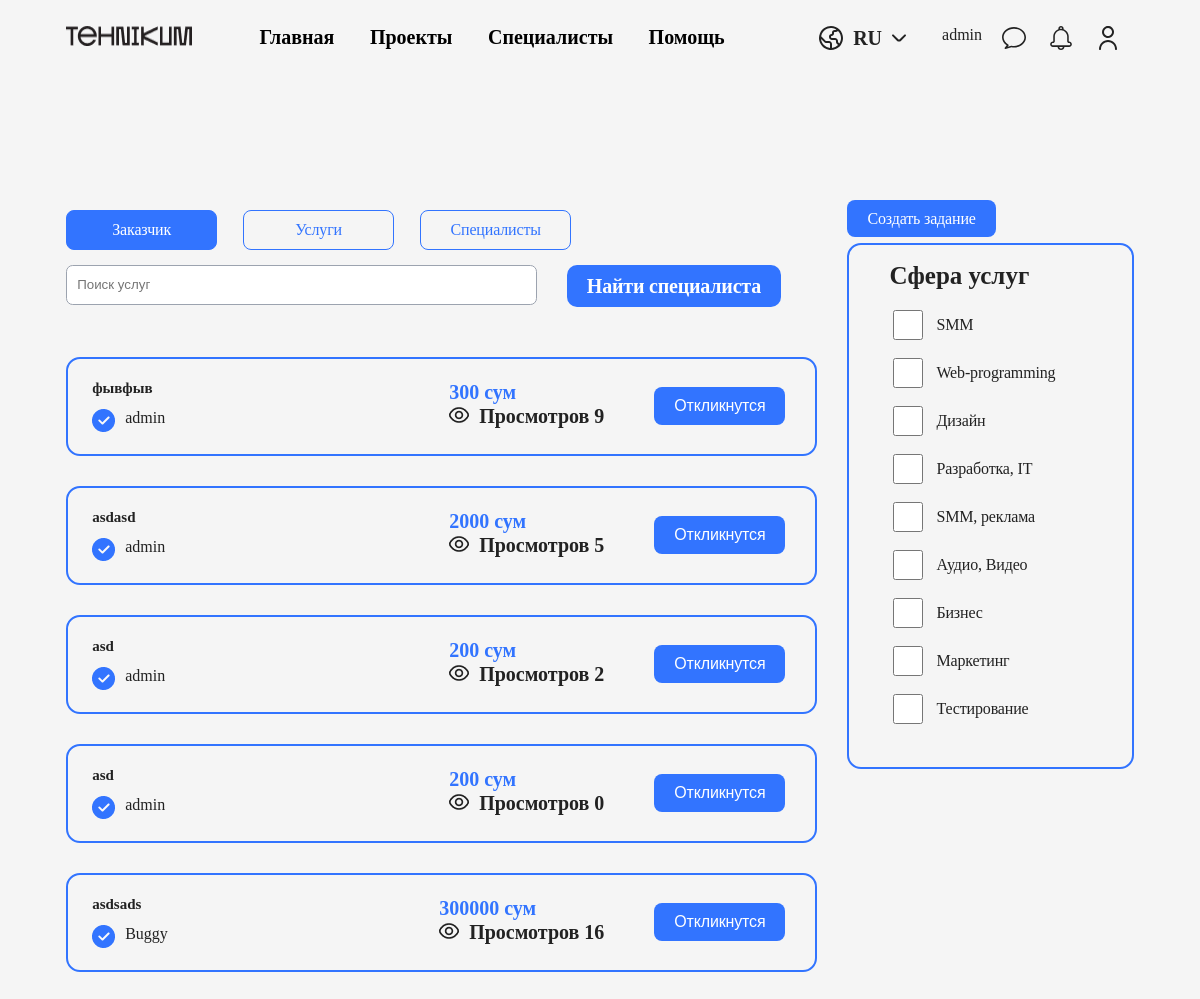
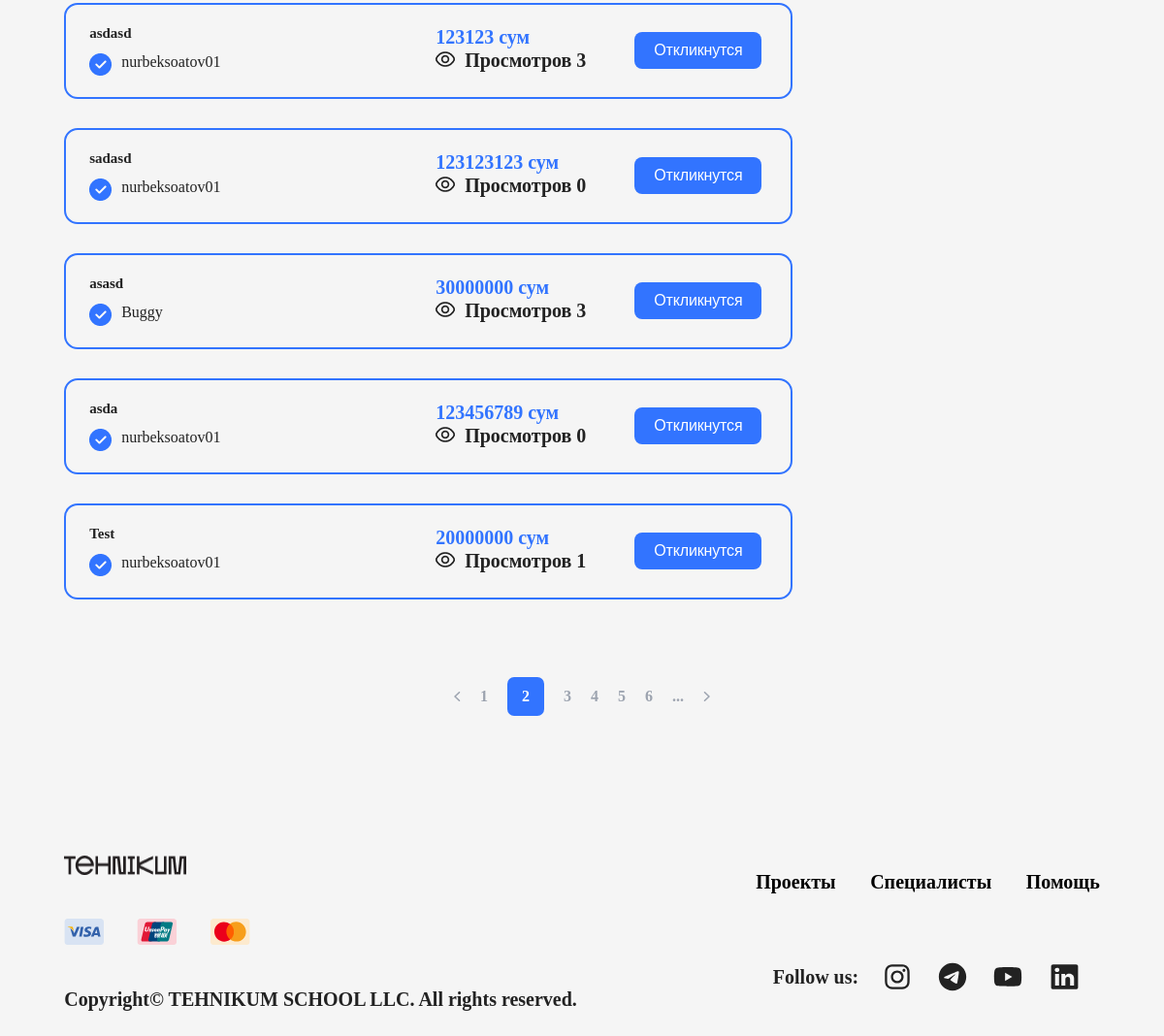
Screenshot of /projects/ (signed in) with the database file from the repository (2 pictures, top to bottom).
### mainapp/models.py (models this page shows, shortened)
class CustomUser(AbstractUser):
    user_type_id = models.ForeignKey(UserType, verbose_name=(
        "user_type"), on_delete=models.CASCADE, blank=True, null=True)
    date_of_birth = models.DateField(null=True, blank=True)
    phone_number1 = models.CharField(max_length=20, null=True, blank=True)
    phone_number2 = models.CharField(max_length=20, null=True, blank=True)
    image = models.ImageField(
        upload_to=f'users/profile_image', null=True, blank=True, default='')
    country = models.CharField(max_length=100, null=True, blank=True)
    city = models.CharField(max_length=100, null=True, blank=True)
    rating = models.DecimalField(
        max_digits=2, decimal_places=0, null=True, blank=True)
    about = models.TextField(null=True, blank=True)
    personal_info = models.TextField(null=True, blank=True)
    experience = models.ManyToManyField(Experience, blank=True, null=True)
    experience_years = models.IntegerField(null=True, blank=True)
    skills = models.ManyToManyField(
        Skills, verbose_name=("skills"), blank=True, null=True)
    specialization = models.CharField(
        ("specialization"), max_length=100, null=True, blank=True)
    minimal_price = models.DecimalField(
        max_digits=10, decimal_places=0, null=True, blank=True)
    languages = models.TextField(("languages"), blank=True, null=True)
    education = models.TextField(("education"), blank=True, null=True)
    awards = models.TextField(("awards"), blank=True, null=True)
    service_info = models.TextField(("service_info"), blank=True, null=True)
    service_image1 = models.ImageField(
        verbose_name='service_image1', upload_to=f'users/service_images', null=True, blank=True)
    service_image2 = models.ImageField(
        verbose_name='service_image1', upload_to=f'users/service_images', null=True, blank=True)
    service_image3 = models.ImageField(
        verbose_name='service_image1', upload_to=f'users/service_images', null=True, blank=True)
    service_image4 = models.ImageField(
        verbose_name='service_image1', upload_to=f'users/service_images', null=True, blank=True)
    service_image5 = models.ImageField(
        verbose_name='service_image1', upload_to=f'users/service_images', null=True, blank=True)

class Order(models.Model):
    choices = (
        ('pending', 'Ожидание исполнения'),
        ('in_progress', 'В процессе'),
        ('completed', 'Завершено'),
        ('canceled', 'Отменено'),
    )
    budget_types = (
        ('fixed', 'Фиксированная'),
        ('hourly', 'Почасовая'),
    )
    budget_currency = (
        ('usd', 'USD'),
        ('eur', 'EUR'),
        ('rub', 'RUB'),
        ('uzs', 'UZS')
    )
    title = models.CharField(max_length=255)
    description = models.TextField()
    owner = models.ForeignKey(CustomUser, on_delete=models.CASCADE)
    freelancer = models.ForeignKey(
        CustomUser, on_delete=models.CASCADE, related_name='freelancer', null=True, blank=True)
    category = models.ForeignKey(Category, on_delete=models.CASCADE)
    budget = models.DecimalField(max_digits=10, decimal_places=0)
    budget_currency = models.CharField(
        'currency', max_length=3, choices=budget_currency)
    budget_type = models.CharField(
        'budget_type', max_length=10, choices=budget_types)
    views = models.IntegerField(default=0)
    deadline = models.DateField()
    required_skills = models.CharField(("required skills"), max_length=255)
    country = models.CharField(
        'country', max_length=100, null=True, blank=True)
    city = models.CharField('city', max_length=100, null=True, blank=True)
    status = models.CharField(
        max_length=255, choices=choices, default='pending')
    is_published = models.BooleanField(("published"), default=True)
    created_at = models.DateTimeField(auto_now_add=True)
    updated_at = models.DateTimeField(auto_now=True)
    class Meta:
        ordering = ['-created_at']

class Category(models.Model):
    name = models.CharField(max_length=255)
    subtitle = models.CharField(("subtitle"), max_length=255)
    picture = models.ImageField(
        'picture', upload_to=f'users/service_images', null=True)
    class Meta:
        verbose_name = 'Category'
        verbose_name_plural = 'Categories'

### mainapp/views.py (the view)
# urls.py: path('projects/', project_page, name='projects'),
@login_required(login_url='login')
def project_page(request):
    orders = Order.objects.filter(status='pending')
    paginator = Paginator(orders, 10)
    page = request.GET.get('page')
    try:
        orders = paginator.page(page)
    except PageNotAnInteger:
        orders = paginator.page(1)
    if request.GET.get('query'):
        query = request.GET.get('query')
        orders = Order.objects.filter(
            Q(title__icontains=query) | Q(description__icontains=query))
    try:
        selected_categories = request.GET.getlist('category')
    except:
        pass
    if selected_categories:
        orders = Order.objects.filter(
            Q(category__name__in=selected_categories) & Q(status='pending'))
    catefories = Category.objects.all()
    context = {
        'orders': orders,
        'categories': catefories
    }
    return render(request, 'project__orders.html', context)

### templates/project__orders.html (shortened to what this page needs)
{% extends 'base.html' %}
{% load static %}
{% block content %}
<section class="twoBlocks__projects">
  <div class="leftBlock__projects">
    <div class="buttonsBlock__projects">
      <a class="primary activeBtn" href="{% url 'projects' %}">Заказчик</a>
      <a class="primary" href="{% url 'services' %}">Услуги</a>
      <a class="primary" href="./project__specialists.html">Специалисты</a>
    </div>
    <div class="inputBlock__projects">
      <div class="search">
        <input type="text" placeholder="Поиск услуг">
        <span class="secondary">Найти специалиста</span>
      </div>
    </div>
    <div class="ordersBlock__projects">
      {% for i in orders %}
      <div class="orderAllBlock">
        <div class="orderBlock">
          <div class="left__orderBlock">
            <h5>{{i.title}}</h5>
            <div class="nameLogo__orderBlock">
              <div class="logo__orderBlock">
                <img src="{% static 'img/Vertical container (1).png' %}" alt="">
              </div>
              <div class="name__orderBlock">{{i.owner.username}}</div>
            </div>
          </div>
          <div class="right__orderBlock">
            <div class="moneyBtn__orderBlock">
              <div class="money__orderBlock">
                <span>{{i.budget}} сум</span>
                <div class="views__orderBlock">
                  <div class="eyeLogo__orderBlock">
                    <img src="./img/fi-rr-eye (1).png" alt="">
                  </div>
                  <span>Просмотров {{i.views}}</span>
                </div>
              </div>
              <div class="btn__orderBlock">
                <a href="./targetedAdvertisingOne.html"><input class="secondary" type="submit" value="Откликнутся"></a>
              </div>
            </div>
          </div>
        </div>
      </div>
      {% endfor %}
    </div>
  </div>
  <div class="rightBlock__projects">
    <div class="btn__orderBlock">
      <a class="secondary" href="./add__t__task.html">Создать задание</a>
    </div>
    <div class="services">
      <h4>Сфера услуг</h4>
      <form action="" class="form__services">
        {% for i in categories %}
        <label for="">
          <input type="checkbox">
          {{i.name}}
        </label>
        {% endfor %}
      </form>
    </div>
  </div>
</section>
<div class="pageNumbers__projects">
  <a href="#"><img src="./img/Group 11.svg" alt=""></a>
  <a href="#">1</a>
  <a class="activeNumber__projects" href="#">2</a>
  <a href="#">3</a>
  <a href="#">4</a>
  <a href="#">5</a>
  <a href="#">6</a>
  <a href="#">...</a>
  <a href="#"><img src="./img/Group 16.svg" alt=""></a>
</div>
{% endblock content %}

### templates/base.html (shortened to what this page needs)
{% load static %}
<!DOCTYPE html>
<html lang="en">
	<head>
		<link rel="stylesheet" href="{% static 'css/style.css' %}" />
	</head>
	<body>
		<header>
			<div class="headerLeft">
				<img src="{% static 'img/logo.png' %}" alt="" />
				<div class="pages">
					<a href="{% url 'index' %}"><span>Главная</span></a>
					<a href="{% url 'projects' %}"><span>Проекты</span></a>
					<a href=""><span>Специалисты</span></a>
					<a href="#"><span>Помощь</span></a>
				</div>
			</div>
			<div class="headerRight">
				<div class="lang">
					<div class="langRu">
						<img src="{% static 'img/lang.svg' %}" alt="">
						<span>ru</span>
						<img src="{% static 'img/arrow.svg' %}" alt="">
					</div>
				</div>
			</div>
			{% if user.is_authenticated %}
			{{user.username}}
			<div class="headBtnOneAnother">
				<a href="#"><img src="{% static 'img/message.svg' %}" alt=""></a>
				<a href="#"><img src="{% static 'img/bulb.svg' %}" alt=""></a>
				<a class="userMenu" href="#"><img src="{% static 'img/user.svg' %}" alt=""></a>
			</div>
			{% else %}
			<div class="headBtnOne">
				<a href="{% url 'login' %}"><span class="primary">Вход</span></a>
				<a href="{% url 'register' %}"><span class="secondary">Регистрация</span></a>
			</div>
			{% endif %}
		</header>
		{% block content %} {% endblock content %}
		<footer>
			<div class="w6One">
				<img class="footerLogo" src="{% static 'img/logo.png' %}" alt="">
				<div class="w6PayMe">
					<img src="{% static 'img/visa.svg' %}" alt="">
					<img src="{% static 'img/unionpay.svg' %}" alt="">
					<img src="{% static 'img/mastercard.svg' %}" alt="">
				</div>
				<span>Copyright© TEHNIKUM SCHOOL LLC. All rights reserved.</span>
			</div>
			<div class="w6Two">
				<div class="pages">
				  <a href="./project__orders.html"><span>Проекты</span></a>
				  <a href="./project__specialists.html"><span>Специалисты</span></a>
				  <a href="#"><span>Помощь</span></a>
				</div>
				<div class="w6CMM">
					<span>Follow us:</span>
					<img src="{% static 'img/instagram.svg' %}" alt="">
					<img src="{% static 'img/telegram.svg' %}" alt="">
					<img src="{% static 'img/youtube.svg' %}" alt="">
					<img src="{% static 'img/linkedin.svg' %}" alt="">
				</div>
			</div>
		</footer>
	</body>
</html>

### rows the page displays
CustomUser: username "admin"
Order: title "фывфыв", owner.username "admin", budget "300", views "9"
Order: title "asdasd", owner.username "admin", budget "2000", views "5"
Order: title "asd", owner.username "admin", budget "200", views "2"
Order: title "asd", owner.username "admin", budget "200", views "0"
Order: title "asdsads", owner.username "Buggy", budget "300000", views "16"
Order: title "asdasd", owner.username "nurbeksoatov01", budget "123123", views "3"
Order: title "sadasd", owner.username "nurbeksoatov01", budget "123123123", views "0"
Order: title "asasd", owner.username "Buggy", budget "30000000", views "3"
Order: title "asda", owner.username "nurbeksoatov01", budget "123456789", views "0"
Order: title "Test", owner.username "nurbeksoatov01", budget "20000000", views "1"
Category: name "SMM"
Category: name "Web-programming"
Category: name "Дизайн"
Category: name "Разработка, IT"
Category: name "SMM, реклама"
Category: name "Аудио, Видео"
Category: name "Бизнес"
Category: name "Маркетинг"
Category: name "Тестирование"
